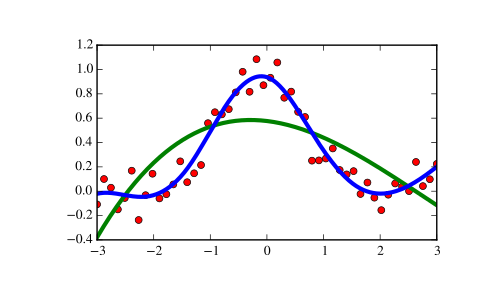

Generate this figure with Python:
import matplotlib.pyplot as plt
from scipy.interpolate import UnivariateSpline
x = np.linspace(-3, 3, 50)
y = np.exp(-x**2) + 0.1 * np.random.randn(50)
plt.plot(x, y, 'ro', ms=5)

# Use the default value for the smoothing parameter:

spl = UnivariateSpline(x, y)
xs = np.linspace(-3, 3, 1000)
plt.plot(xs, spl(xs), 'g', lw=3)

# Manually change the amount of smoothing:

spl.set_smoothing_factor(0.5)
plt.plot(xs, spl(xs), 'b', lw=3)
plt.show()
